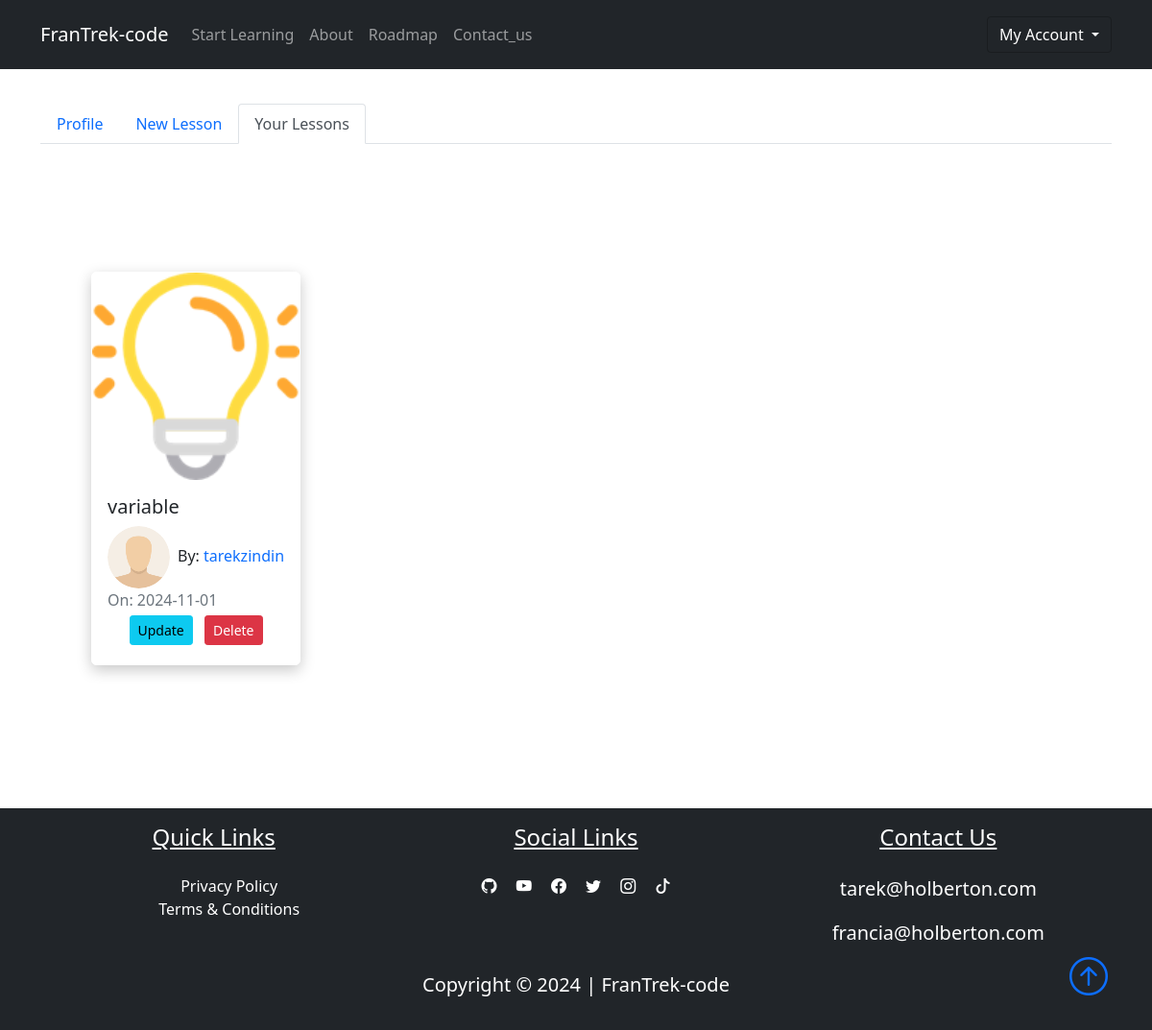
The page /dashboard/user_lessons (signed in) on the database its author committed.
### FranTrek/models.py (models this page shows, shortened)
class Lesson(db.Model):
    id = db.Column(db.Integer, primary_key=True)
    title = db.Column(db.String(100), nullable=False)
    date_posted = db.Column(db.DateTime, nullable=False, default=datetime.utcnow)
    content = db.Column(db.Text, nullable=False)
    thumbnail = db.Column(
        db.String(20), nullable=False, default="default_thumbnail.jpg"
    )
    slug = db.Column(db.String(32), nullable=False)
    user_id = db.Column(db.Integer, db.ForeignKey("user.id"), nullable=False)
    course_id = db.Column(db.Integer, db.ForeignKey("course.id"), nullable=False)

class User(db.Model, UserMixin):
    id = db.Column(db.Integer, primary_key=True)
    fname = db.Column(db.String(25), nullable=False)
    lname = db.Column(db.String(25), nullable=False)
    username = db.Column(db.String(25), unique=True, nullable=False)
    email = db.Column(db.String(125), unique=True, nullable=False)
    image_file = db.Column(db.String(20), nullable=False, default="default.png")
    bio = db.Column(db.Text, nullable=True)
    password = db.Column(db.String(60), nullable=False)
    lessons = db.relationship("Lesson", backref="author", lazy=True)

### FranTrek/lessons/routes.py (the view)
@lessons.route("/dashboard/user_lessons", methods=["GET", "POST"])
@login_required
def user_lessons():
    return render_template(
        "user_lessons.html", title="Your Lessons", active_tab="user_lessons"
    )

### FranTrek/models.py (called while the page is built)
@login_manager.user_loader
def load_user(user_id):
    return User.query.get(int(user_id))

### FranTrek/templates/user_lessons.html (shortened to what this page needs)
{% extends "dashboard.html"%}
{% block user_lessons %}
<div class="{{'tab-pane fade show active p-3' if active_tab == 'user_lessons' else 'tab-pane fade p-3'}}"
    id='nav-user_lessons' role="tabpanel" aria-labelledby="nav-user_lessons-tab"></div>
<section>
    <div class="container p-5">
        <div class="row">
            {% for lesson in current_user.lessons %}
            <div class="col-sm-12 col-md-6 col-lg-4 pb-5 d-flex align-items-stretch">
                <div class="card lesson">
                    <img src="{{url_for('static', filename='lesson_thumbnails/'+lesson.thumbnail)}}" class="card-img">
                    <div class="card-body d-flex flex-column">
                        <h5 class="card-title">
                            <a class="text-decoration-none text-dark"
                                href="{{url_for('lessons.lesson', lesson_slug=lesson.slug, course=lesson.course_name.title)}}">{{lesson.title}}</a>
                        </h5>
                        <span><img class="article-img rounded-circle"
                                src="{{url_for('static', filename='user_pics/'+lesson.author.image_file)}}" alt="">By:
                            <a href="#" class="link">{{lesson.author.username}}</a></span>
                        <span class="text-muted">On: {{lesson.date_posted.strftime('%Y-%m-%d')}}</span>
                        <div class="m-auto">
                            <a href="{{url_for('lessons.update_lesson', lesson_slug = lesson.slug, course = lesson.course_name.title)}}"
                                class="btn btn-info btn-sm m-1">Update</a>
                            <button class="btn btn-danger btn-sm m-1" data-bs-toggle="modal"
                                data-bs-target="#deleteModal"> Delete </button>
                        </div>
                    </div>
                </div>
            </div>
            {% endfor %}
        </div>
    </div>
</section>
{% endblock user_lessons%}

### FranTrek/static/main.css (style rules this page uses)
body::before { display: block; content: ''; height: 60px; }
.card { transition: 0.7s ease; box-shadow: 0 5px 15px rgba(1 1 1/ 15); border-radius: 5px; margin: 5px; }
.lesson { box-shadow: 0 5px 15px rgba(200 200 200/ 15); border-radius: 5px; border: 1px solid #fff; }
.article-img { height: 65px; width: 65px; margin-right: 8px; }
.link { text-decoration: none; }

### rows shown on the page
Lesson: thumbnail (picture), title "variable", image_file (placeholder picture), author.username "tarekzindin", date_posted "2024-11-01"
